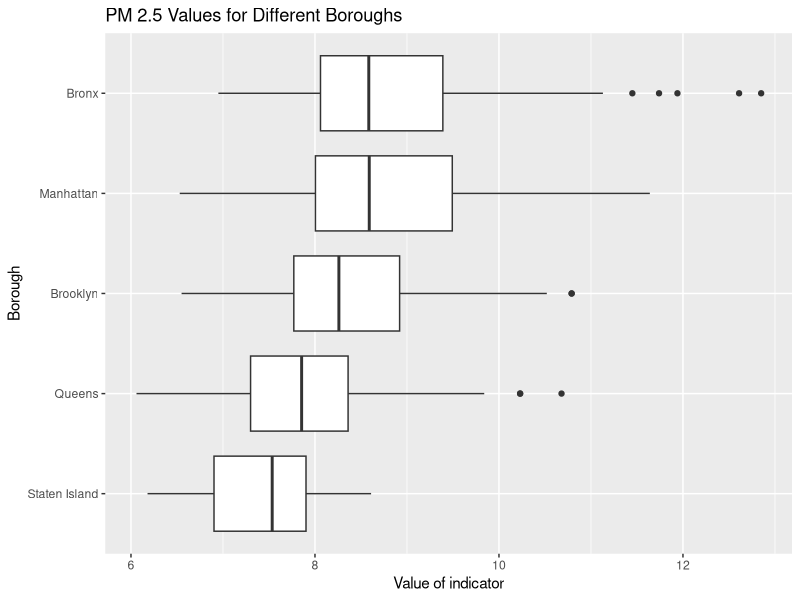
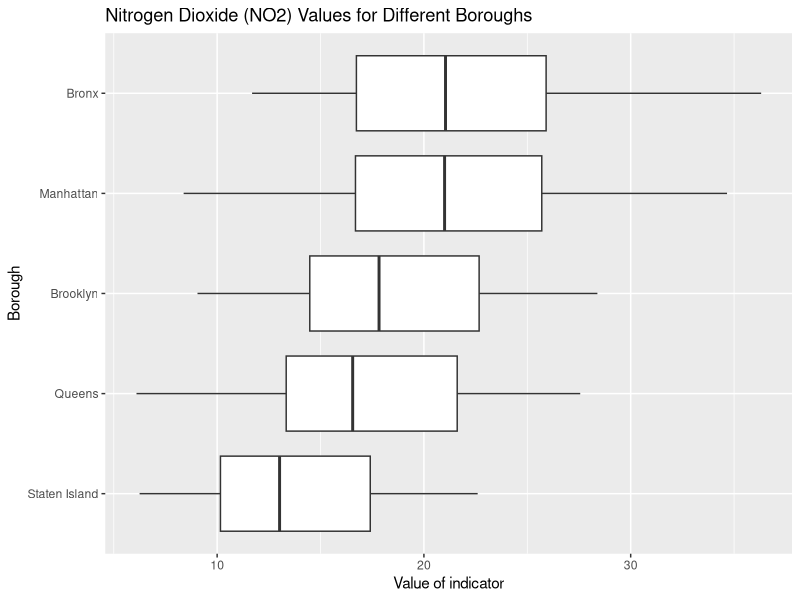
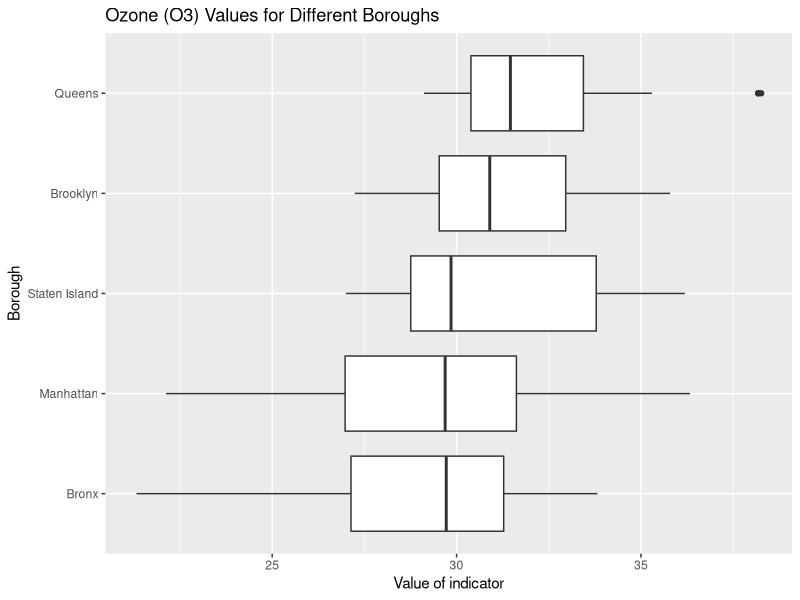

Reproduce these figures in R, in order.
## ---- chunk 1
library(ggplot2)
library(dplyr)
library(tidyverse)

## ---- chunk 2
air_quality = data.frame(read_csv('data/Air_Quality_2016_2018.csv') %>% select('Name', 'Measure', 'Geo Join ID', 'Start_Date', 'Data Value'))
air_quality = air_quality %>% filter(Measure =='Mean')
air_quality$Borough = 'Bronx'
air_quality$Geo.Join.ID = as.character(air_quality$Geo.Join.ID)
for(i in 1:nrow(air_quality)){
  tmp = substr(air_quality[i,3],1,1)
  if(tmp == '2'){
    air_quality[i,6] = 'Brooklyn'
  }
  if(tmp == '3'){
    air_quality[i,6] = 'Manhattan'
  }
  if(tmp == '4'){
    air_quality[i,6] = 'Queens'
  }
  if(tmp == '5'){
    air_quality[i,6] = 'Staten Island'
  }
}

## ---- chunk 3
d1 = air_quality %>% filter(Name == 'Fine Particulate Matter (PM2.5)') %>% select(Data.Value, Borough)
ggplot(d1,aes(x = Data.Value, y = fct_relevel(Borough,'Staten Island','Queens', 'Brooklyn','Manhattan'))) + 
  geom_boxplot() +
  xlab('Value of indicator')+
  ylab('Borough')+
  ggtitle('PM 2.5 Values for Different Boroughs')
## ---- chunk 4
d2 = air_quality %>% filter(Name == 'Nitrogen Dioxide (NO2)') %>% select(Data.Value, Borough)
ggplot(d2,aes(x = Data.Value, y = fct_relevel(Borough,'Staten Island','Queens', 'Brooklyn','Manhattan'))) + 
  geom_boxplot() +
  xlab('Value of indicator')+
  ylab('Borough')+
  ggtitle('Nitrogen Dioxide (NO2) Values for Different Boroughs')
## ---- chunk 5
d3 = air_quality %>% filter(Name == 'Ozone (O3)') %>% select(Data.Value, Borough)
ggplot(d3,aes(x = Data.Value, y = fct_relevel(Borough, 'Bronx','Manhattan','Staten Island','Brooklyn'))) + 
  geom_boxplot() +
  xlab('Value of indicator')+
  ylab('Borough')+
  ggtitle('Ozone (O3) Values for Different Boroughs')
